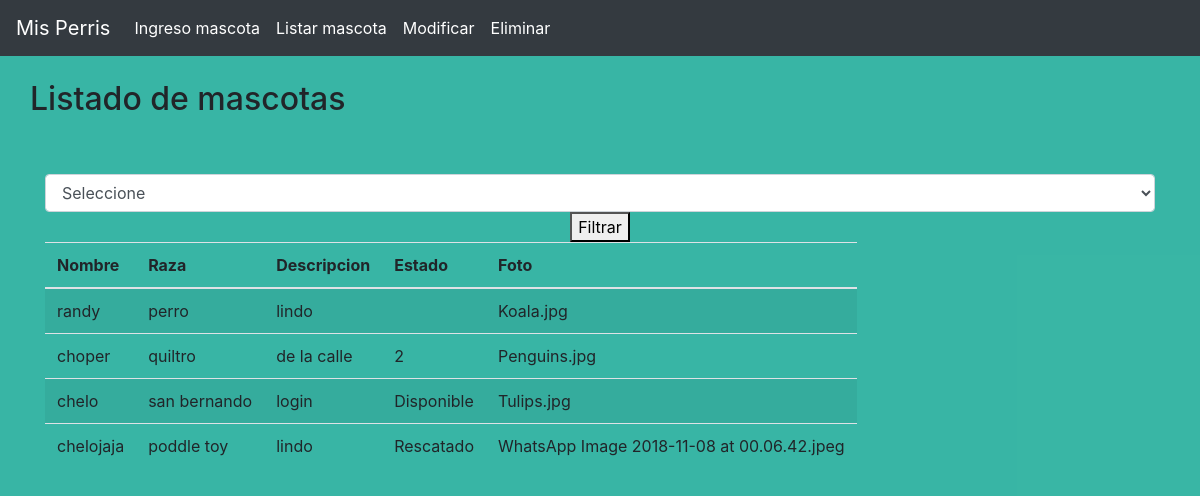
The app's page /listar.html with its own data.
### core/models.py (models this page shows, shortened)
class Mascota(models.Model):
    nombre=models.CharField(max_length=50,primary_key=True,verbose_name="nombre")
    raza=models.CharField(max_length=50)
    descripcion=models.TextField()
    estado=models.CharField(max_length=45)
    foto=models.FileField()

### core/views.py (the view)
# urls.py: path('listar.html',listar,name="listar"),
def listar(request):
    masc = Mascota.objects.all()
    if request.POST:
        fil=request.POST.get("filtro")
        if fil == "0":
            return render(request, 'listar.html', {'mascotas': masc})
        else:
            masco=Mascota.objects.filter(estado=fil)
            print(fil)
            return render(request, 'listar.html', {'mascotas': masco})
    else:
        return render(request, 'listar.html', {'mascotas': masc})

### core/templates/listar.html (shortened to what this page needs)
<head>
    <link rel="stylesheet" href="https://stackpath.bootstrapcdn.com/bootstrap/4.1.3/css/bootstrap.min.css">
    <link rel="stylesheet" type="text/css" href="../static/core/css/Page.css">
</head>
<nav class="navbar navbar-expand-lg navbar-dark bg-dark">
    <a class="navbar-brand" href="{% url 'page2' %}" <font style="vertical-align: inherit;">
        <font style="vertical-align: inherit;"> Mis Perris </font>
    </a>
    <div class="collapse navbar-collapse" id="navbarColor02">
        <ul class="navbar-nav mr-auto">
            <li class="nav-item active">
                <a class="nav-link" href="{% url 'mascota'%}">
                    <font style="vertical-align: inherit;">
                        <font style="vertical-align: inherit;"> Ingreso mascota </font>
                    </font>
                </a>
            </li>
            <li class="nav-item active">
                <a class="nav-link" href="{% url 'listar'%}">
                    <font style="vertical-align: inherit;">
                        <font style="vertical-align: inherit;"> Listar mascota </font>
                    </font>
                </a>
            </li>
            <li class="nav-item active">
                <a class="nav-link" href="{% url 'modificar'%}">
                    <font style="vertical-align: inherit;">
                        <font style="vertical-align: inherit;"> Modificar </font>
                    </font>
                </a>
            </li>
            <li class="nav-item active">
                <a class="nav-link" href="{% url 'eliminar'%}">
                    <font style="vertical-align: inherit;">
                        <font style="vertical-align: inherit;"> Eliminar </font>
                    </font>
                </a>
            </li>
        </ul>
    </div>
</nav>
<div class="container">
    <br>
    <div class="row">
        <h2>Listado de mascotas</h2>
    </div>
    <br><br>
    <center>
        <table class="table table-responsive table-striped">
            <thead>
                <tr>
                    <th>Nombre</th>
                    <th>Raza</th>
                    <th>Descripcion</th>
                    <th>Estado</th>
                    <th>Foto</th>
                </tr>
            </thead>
            <tbody>
                {% for a in mascotas %}
                <tr>
                    <td>{{a.nombre}}</td>
                    <td>{{a.raza}}</td>
                    <td>{{a.descripcion}}</td>
                    <td>{{a.estado}}</td>
                    <td>{{a.foto}}</td>
                </tr>
                {% endfor %}
            </tbody>
            <form method="POST">
            <select class="selectpicker form-control" name="filtro" id="filtro" >
                    <option value="0">Seleccione</option>
                </select>
                <button type="submit" >Filtrar</button>
            </form>
        </table>
    </center>
</div>

### records on screen
Mascota: nombre "randy", raza "perro", descripcion "lindo", foto "Koala.jpg"
Mascota: nombre "choper", raza "quiltro", descripcion "de la calle", estado "2", foto "Penguins.jpg"
Mascota: nombre "chelo", raza "san bernando", descripcion "login", estado "Disponible", foto "Tulips.jpg"
Mascota: nombre "chelojaja", raza "poddle toy", descripcion "lindo", estado "Rescatado", foto "WhatsApp Image 2018-11-08 at 00.06.42.jpeg"
